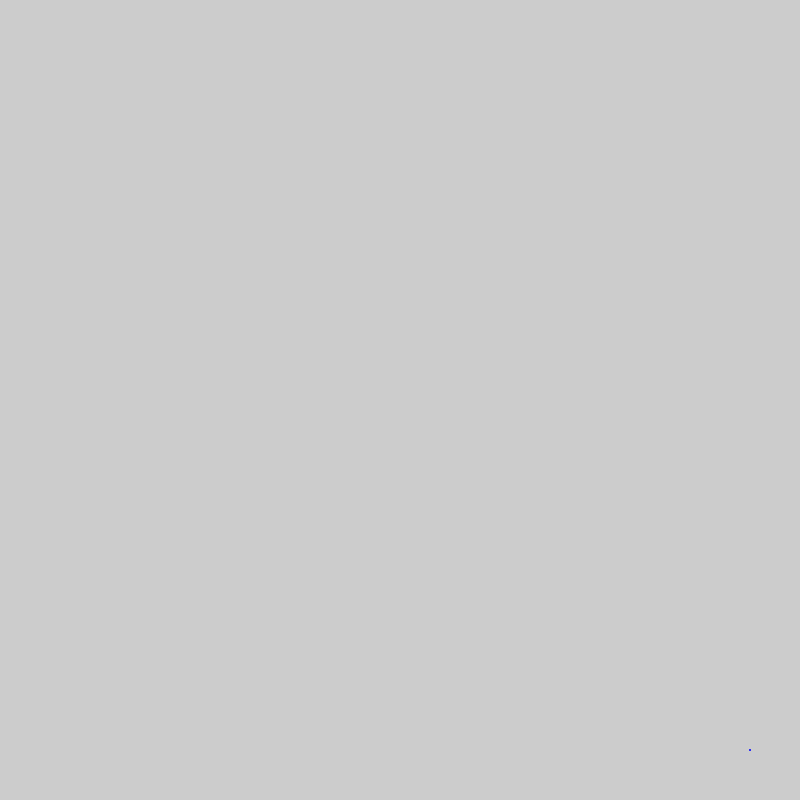
Frame 1 (no input)
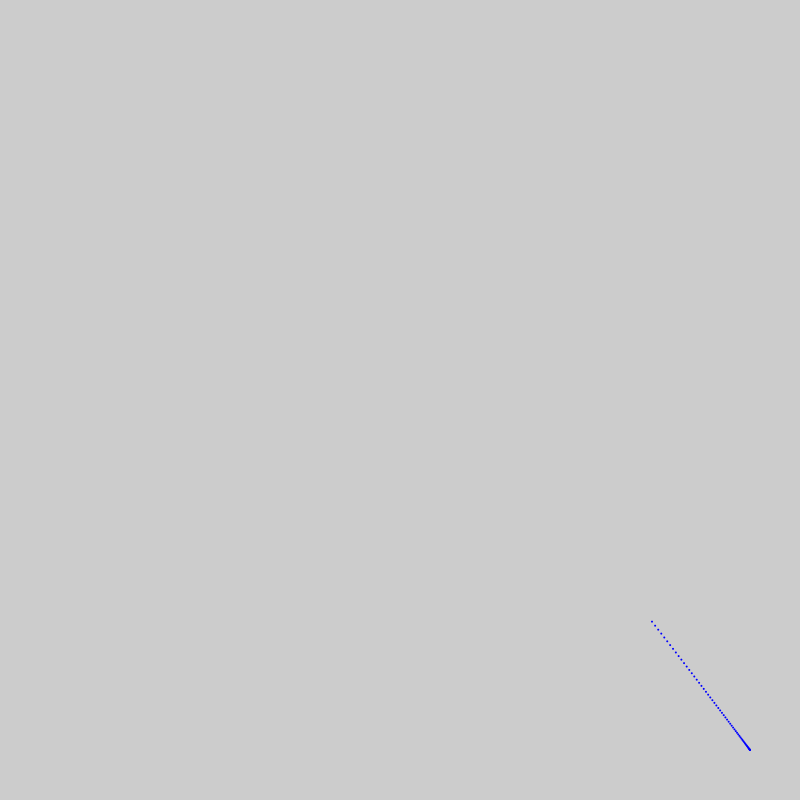
Frame 60 (the mouse pressed at the canvas centre just before this capture)
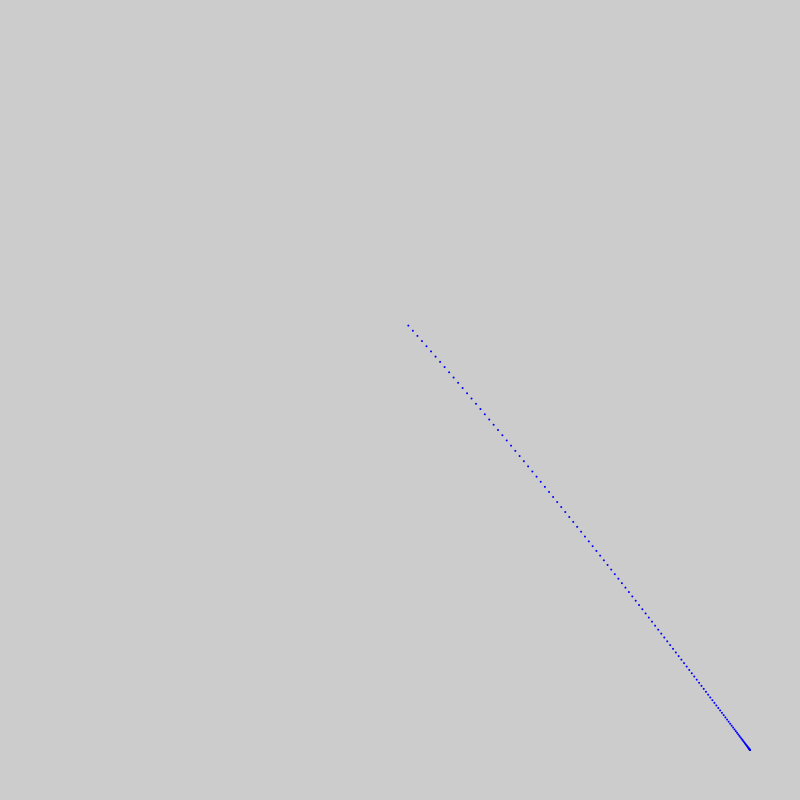
Frame 120 (the mouse held since frame 60 and released just before this capture)

The Processing sketch that drew these frames (run headless with seeded random() and noise(); from frame 60 on, the mouse is pressed at the canvas centre):

// Processing sketch: hw2e
// ── hw2e.pde
/**
* @author: Tiancheng Xu
*/

void setup(){
  size(800, 800);
}

// Scale image 50 from the edge
int AX = (800/2) - 50;
int BX = (800/2) - 50;

float x, y;
float a = 13, b = 15;
float t = 0;
float ts = 0;
float tt = 0.001;

void draw(){
  
  x = AX*sin(PI/2 - a*t) + 800/2;
  y = BX*sin(PI/2 - b*t) + 800/2;
  
  //fill(255, 0, 0);
  //ellipse(AX*sin(PI/2 - a*ts) + 800/2, BX*sin(PI/2 - b*ts) + 800/2, 7, 7);
  
  fill(0,0,255);
  noStroke();
  ellipse(x, y, 2, 2);
  
  if(t < PI*2){
    t += tt;
  }else{
    t = 0;
    println("Finish!");
  }
  
}
